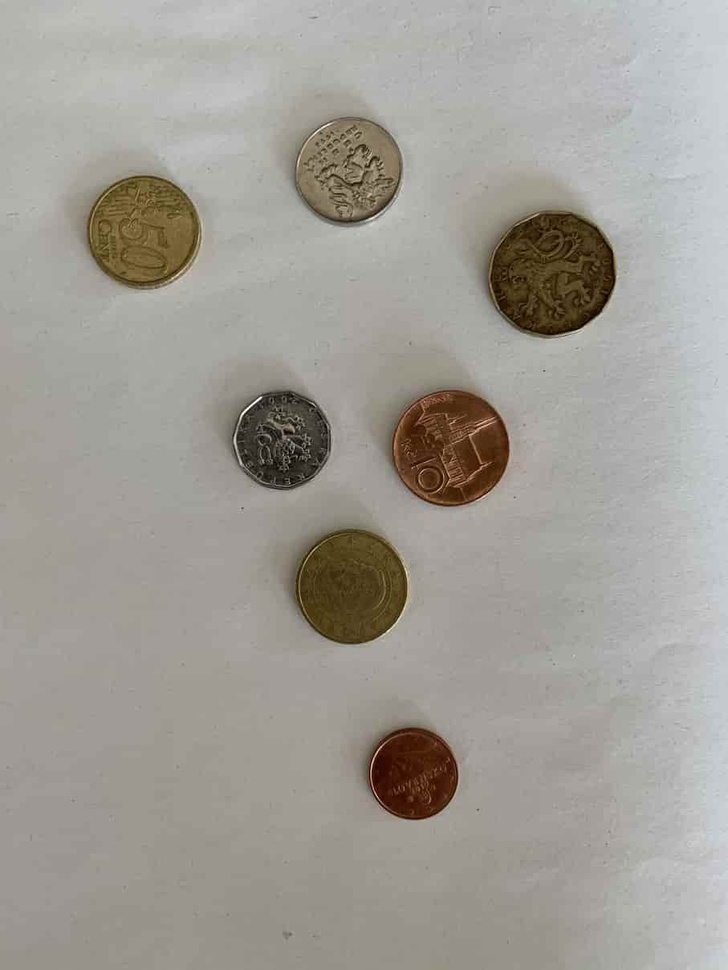
#> input picture opencv_book/pictures/coins2.jpg, 728 x 970 px, shrunk from 907 x 1209 before the run
$ python adaptive_thresholding.py --image pictures/coins2.jpg
#> lines starting #> are read from the running program, lines starting #| are printed output that depends on the picture; after the words box and inside, x2 and y2 are one past the last pixel; in counts of white or black regions, pixels touching at a corner belong together
import numpy as np
import argparse
import cv2

ap = argparse.ArgumentParser()
ap.add_argument("-i", "--image", required=True, help="Path to the image")
args = vars(ap.parse_args())

image = cv2.imread(args["image"])
#> image is the input picture: shape (970, 728, 3); mean B, G, R 150.5, 157.3, 160.7
image = cv2.cvtColor(image, cv2.COLOR_BGR2GRAY)
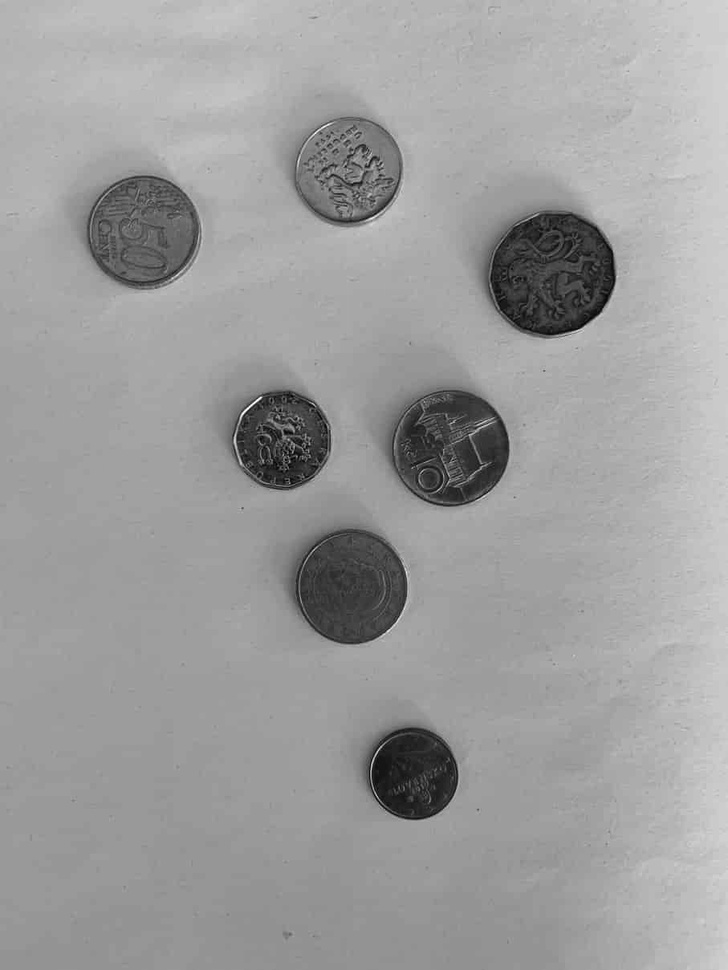
#> image: shape (970, 728); min 1, max 254, mean 157.5
blurred = cv2.GaussianBlur(image, (5, 5), 0)

# image which want to be thresholded, maximum value 255, ..., neighborhood size 11x11 pixels, parameter C = 4 - integer that is subtracted from mean -> fine tuning
thresh1 = cv2.adaptiveThreshold(blurred, 255, cv2.ADAPTIVE_THRESH_MEAN_C, cv2.THRESH_BINARY_INV, 15, 5)
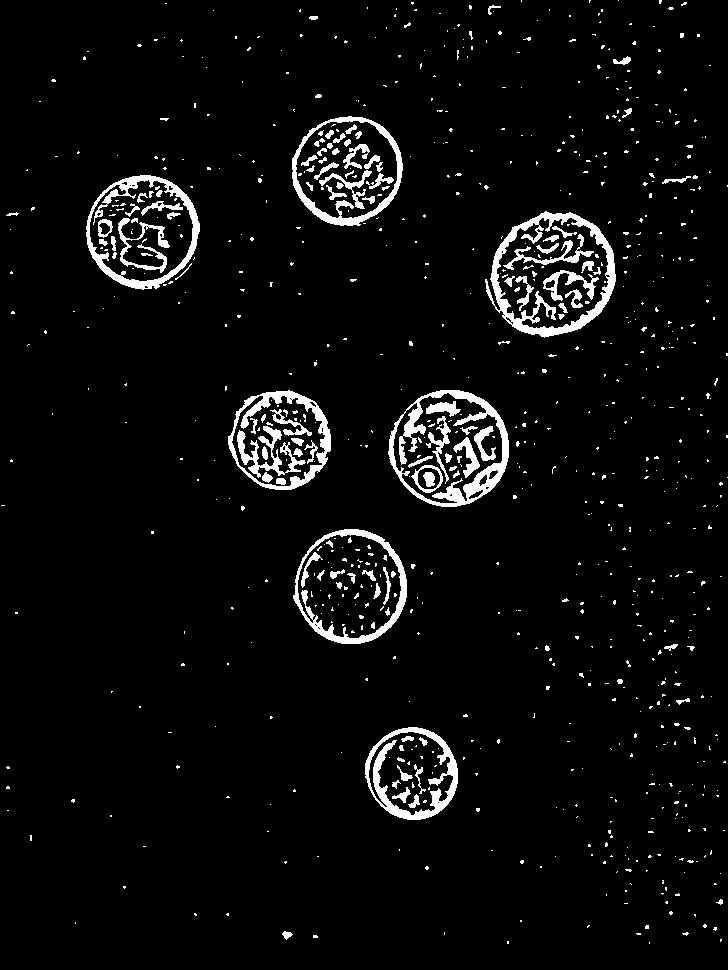
#> thresh1: shape (970, 728); 4.7% white; 847 white regions (729 under 20 px), largest, box (x1, y1, x2, y2) and area: (485, 211, 616, 338) 3405, (388, 390, 509, 507) 3322, (86, 175, 200, 290) 2376

thresh2 = cv2.adaptiveThreshold(blurred, 255, cv2.ADAPTIVE_THRESH_GAUSSIAN_C, cv2.THRESH_BINARY_INV, 15, 5)
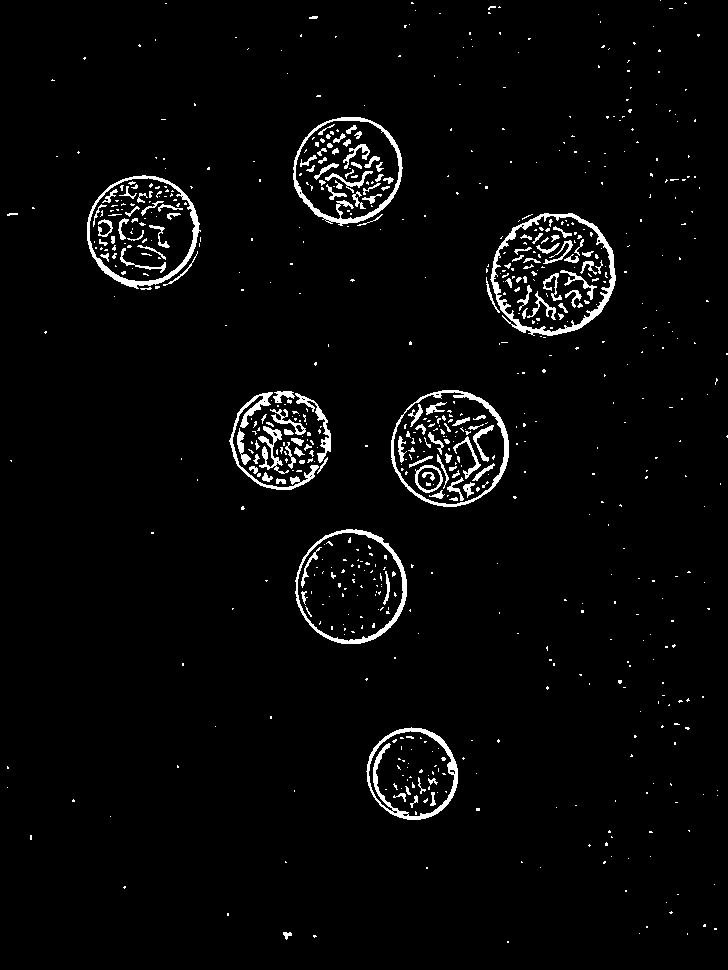
#> thresh2: shape (970, 728); 3.2% white; 741 white regions (601 under 20 px), largest, box (x1, y1, x2, y2) and area: (490, 213, 616, 336) 1936, (366, 727, 458, 820) 1450, (87, 175, 201, 289) 1399

stack = np.hstack((image, thresh1, thresh2))
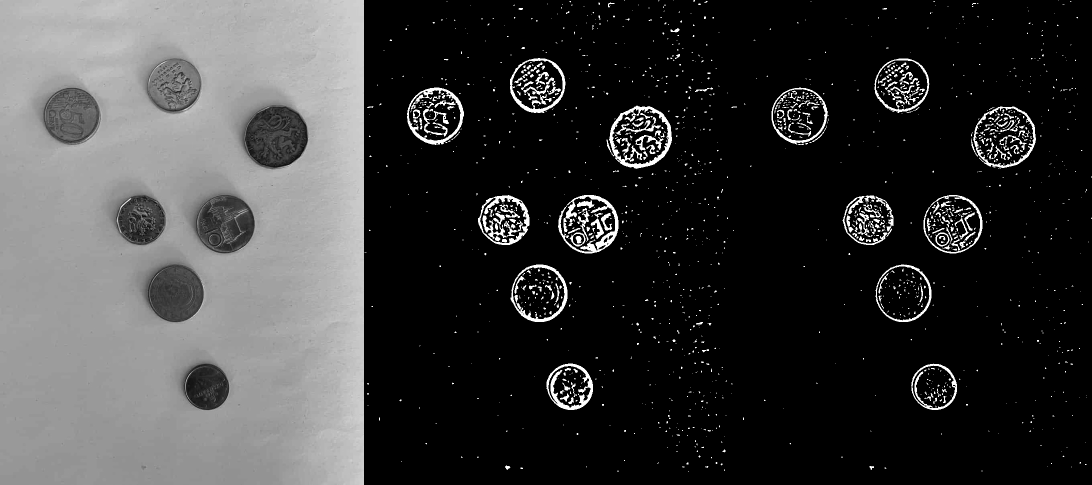
#> stack: shape (970, 2184) (shown at 1/2 size); min 0, max 255, mean 59.1
cv2.imshow("adaptive thresholding", stack)
cv2.imwrite("adaptive_thresholding.jpg", stack)
cv2.waitKey(0)

$ run again, on opencv_book/pictures/master_169.jpg
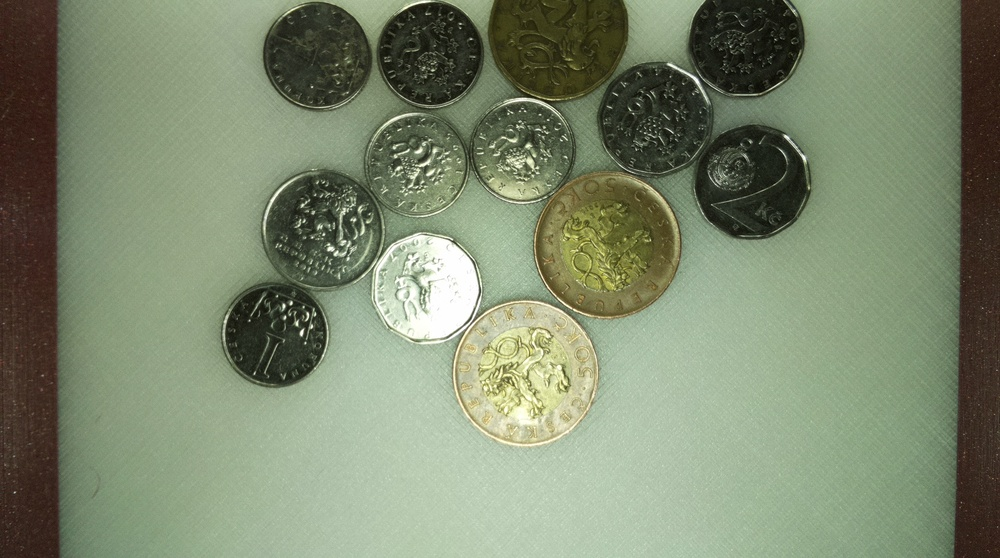
#> input picture opencv_book/pictures/master_169.jpg, 1000 x 558 px, shrunk from 1664 x 928 before the run
#> image is the input picture: shape (558, 1000, 3); mean B, G, R 110.6, 136.6, 125.5
#> image: shape (558, 1000)
#> `thresh1 = cv2.adaptiveThreshold(blurred, 255, cv2.ADAPTIVE_THRESH_MEAN..`:
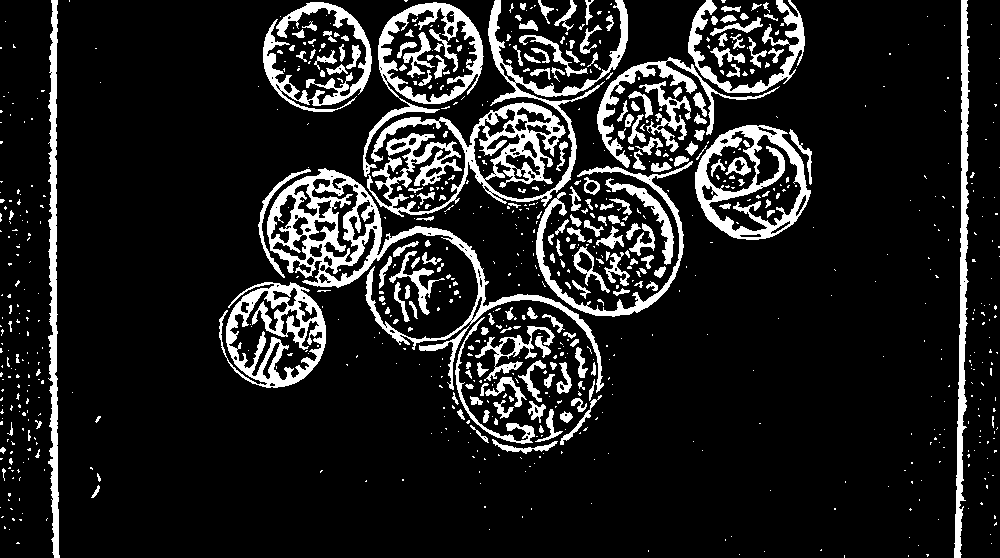
#> thresh1: shape (558, 1000); 13.2% white; 818 white regions (612 under 20 px), largest, box (x1, y1, x2, y2) and area: (367, 0, 628, 217) 10086, (267, 168, 604, 393) 9206, (219, 282, 326, 388) 4707
#> thresh2: shape (558, 1000); 9.9% white; 1078 white regions (802 under 20 px), largest, box (x1, y1, x2, y2) and area: (266, 168, 382, 288) 4759, (219, 282, 326, 388) 3780, (695, 125, 812, 240) 2541
#> `stack = np.hstack((image, thresh1, thresh2))`:
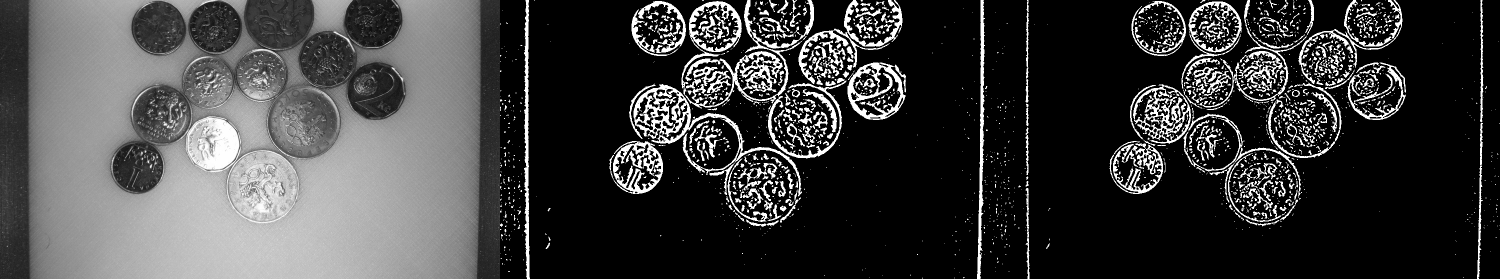
#> stack: shape (558, 3000) (shown at 1/2 size); min 0, max 255, mean 63.1
